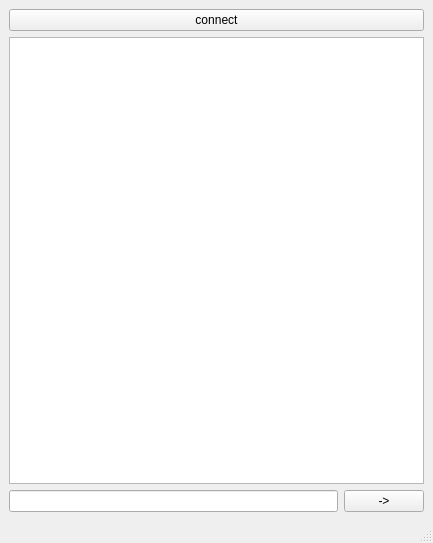
<?xml version="1.0" encoding="UTF-8"?>
<ui version="4.0">
 <class>MainWindow</class>
 <widget class="QMainWindow" name="MainWindow">
  <property name="geometry">
   <rect>
    <x>0</x>
    <y>0</y>
    <width>433</width>
    <height>543</height>
   </rect>
  </property>
  <property name="windowTitle">
   <string>MainWindow</string>
  </property>
  <widget class="QWidget" name="centralwidget">
   <layout class="QGridLayout" name="gridLayout">
    <item row="0" column="0" colspan="2">
     <widget class="QPushButton" name="pushButton">
      <property name="text">
       <string>connect</string>
      </property>
     </widget>
    </item>
    <item row="1" column="0" colspan="2">
     <widget class="QTextBrowser" name="textBrowser"/>
    </item>
    <item row="2" column="0">
     <widget class="QLineEdit" name="lineEdit"/>
    </item>
    <item row="2" column="1">
     <widget class="QPushButton" name="pushButton_2">
      <property name="text">
       <string>-&gt;</string>
      </property>
     </widget>
    </item>
   </layout>
  </widget>
  <widget class="QMenuBar" name="menubar">
   <property name="geometry">
    <rect>
     <x>0</x>
     <y>0</y>
     <width>433</width>
     <height>22</height>
    </rect>
   </property>
  </widget>
  <widget class="QStatusBar" name="statusbar"/>
 </widget>
 <resources/>
 <connections/>
</ui>
